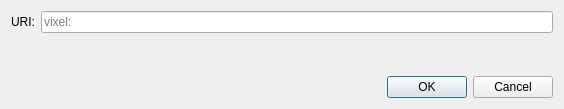
<?xml version="1.0" encoding="UTF-8"?>
<ui version="4.0">
 <class>OpenURIDialog</class>
 <widget class="QDialog" name="OpenURIDialog">
  <property name="geometry">
   <rect>
    <x>0</x>
    <y>0</y>
    <width>564</width>
    <height>109</height>
   </rect>
  </property>
  <property name="windowTitle">
   <string>Open URI</string>
  </property>
  <layout class="QVBoxLayout" name="verticalLayout">
   <item>
    <layout class="QHBoxLayout" name="horizontalLayout">
     <item>
      <widget class="QLabel" name="label">
       <property name="text">
        <string>URI:</string>
       </property>
      </widget>
     </item>
     <item>
      <widget class="QValidatedLineEdit" name="uriEdit">
       <property name="placeholderText">
        <string notr="true">vixel:</string>
       </property>
      </widget>
     </item>
    </layout>
   </item>
   <item>
    <spacer name="verticalSpacer">
     <property name="orientation">
      <enum>Qt::Vertical</enum>
     </property>
     <property name="sizeHint" stdset="0">
      <size>
       <width>20</width>
       <height>40</height>
      </size>
     </property>
    </spacer>
   </item>
   <item>
    <widget class="QDialogButtonBox" name="buttonBox">
     <property name="orientation">
      <enum>Qt::Horizontal</enum>
     </property>
     <property name="standardButtons">
      <set>QDialogButtonBox::Cancel|QDialogButtonBox::Ok</set>
     </property>
    </widget>
   </item>
  </layout>
 </widget>
 <customwidgets>
  <customwidget>
   <class>QValidatedLineEdit</class>
   <extends>QLineEdit</extends>
   <header>qt/qvalidatedlineedit.h</header>
  </customwidget>
 </customwidgets>
 <resources/>
 <connections>
  <connection>
   <sender>buttonBox</sender>
   <signal>accepted()</signal>
   <receiver>OpenURIDialog</receiver>
   <slot>accept()</slot>
   <hints>
    <hint type="sourcelabel">
     <x>248</x>
     <y>254</y>
    </hint>
    <hint type="destinationlabel">
     <x>157</x>
     <y>274</y>
    </hint>
   </hints>
  </connection>
  <connection>
   <sender>buttonBox</sender>
   <signal>rejected()</signal>
   <receiver>OpenURIDialog</receiver>
   <slot>reject()</slot>
   <hints>
    <hint type="sourcelabel">
     <x>316</x>
     <y>260</y>
    </hint>
    <hint type="destinationlabel">
     <x>286</x>
     <y>274</y>
    </hint>
   </hints>
  </connection>
 </connections>
</ui>
